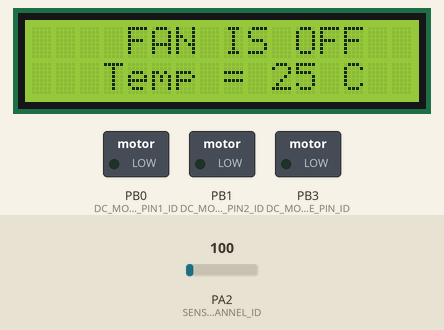
Bench run of a program on a simulated ATmega32, built with avr-gcc and emulated at 1 MHz. Shown: 16×2 character LCD, switched loads named in the program (green lamp = pin HIGH). Wiring (inferred from the names in the program): character LCD (HD44780): RS PD0; E PD2; data PC0, PC1, PC2, PC3, PC4, PC5, PC6, PC7. The test bench sets the inputs (shaded band); at power-on: PA2 (SENSOR_CHANNEL_ID) = 100. Pins used as bus, display or sensor lines are not drawn.

Above: at 1.2 s.
1.3 s: PA2 (SENSOR_CHANNEL_ID) set to 128
At 2.5 s:
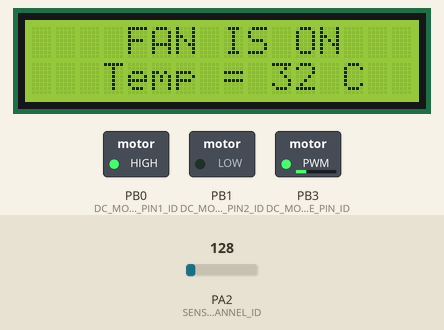
2.8 s: PA2 (SENSOR_CHANNEL_ID) set to 227
At 3.6 s:
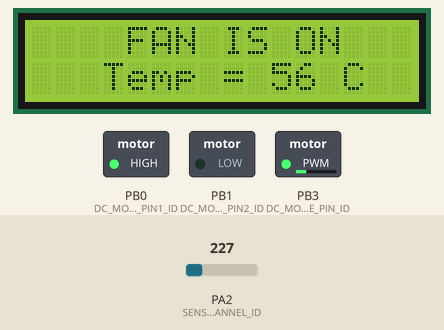
4.3 s: PA2 (SENSOR_CHANNEL_ID) set to 255
At 4.7 s:
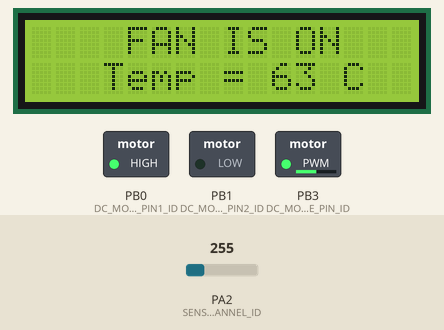
Timing chart, 0 to 7.3 s (numbered marks = the images above; inputs shaded):
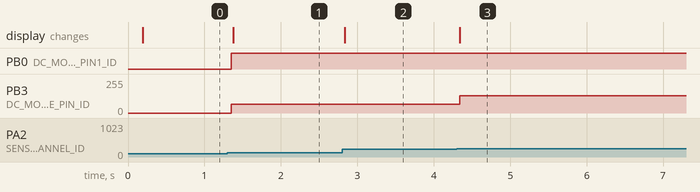

Measured:
- the behaviour switches between 119 and 120 on PA2 (SENSOR_CHANNEL_ID) (found by bisection; images 0 and 1)
- the behaviour switches between 239 and 240 on PA2 (SENSOR_CHANNEL_ID) (found by bisection; images 2 and 3)
- after the input at 1.3 s, PB0 (DC_MOTOR_INPUT_PIN1_ID): LOW → HIGH after 0.05 s; PB3 (DC_MOTOR_ENABLE_PIN_ID): 0/255 → 64/255 after 0.05 s; the display: changes after 0.08 s (image 1)
- after the input at 2.8 s, the display: changes at once (image 2)
- after the input at 4.3 s, PB3 (DC_MOTOR_ENABLE_PIN_ID): 64/255 → 128/255 at once; the display: changes at once (image 3)

The program:

main.c
```c
/**************************************************************************************************************
 *
 * MODULE: lm35_sensor
 *
 * FILE NAME: main.c
 *
 * Description: test the lm35_sensor with the ADC driver
 *
 * Created on: October 7, 2022
 *
 * Author: Saeed Elsayed
 *
 **************************************************************************************************************/

#include "lm35_sensor.h"
#include "lcd.h"
#include "adc.h"
#include <avr/io.h>
#include "DC_motor.h"
#include "gpio.h"


extern uint8 duty_cycle;   // call the variable in the DC_motor.c file which
// carry the duty_cylcle wanted to be generated by the PWM


/*
 * Description:
 * function that initialize the PWM mode for timer0
 */
void PWM_Timer0_Start(uint8 duty_cycle){  /* send to it the duty cycle required */
	TCNT0 = 0;  // clear the counter register at the beginning
	OCR0 = duty_cycle;  // Setup the compare value based on the required input duty cycle

	// Setup the PWM mode with Non-Inverting
	// Setup the prescaler with F_CPU/8
	TCCR0 =  (1<<WGM00) | (1<<WGM01) | (1<<COM01) | (1<<CS01);

}


int main(void){

	ADC_ConfigType ADC_config= {internal, F_CPU_8}; // configurations we want for the ADC

	uint8 result;      // the value of the temperature
	DC_speed  speedOfMotor = OFF;    // speed of motor
	LCD_init();     // initialize the LCD
	ADC_init(&ADC_config);  // initialize the ADC
	DcMotor_Init(); // initialize the DC motor
	LCD_displayStringRowColumn(0,4,"FAN IS OFF");   // display this statement which will be always displayed
	LCD_moveCursor(1,3); // move the cursor to row 1 and column 3
	LCD_displayString("Temp =    C");  // display this statement which will be always displayed

	while(1){

		result = LM35_getTemperature();   //get the temperature value from the ADC
		LCD_moveCursor(1,10);  // move the cursor to row 1 and column 10
		// display the result on the LCD
		if(result>=100)
		{

			LCD_integerToString(result);

		}
		else
		{
			// if the temperature become less than 100, the third digit will not be cleared,
			// so we want to display empty character to clear that digit
			LCD_integerToString(result);
			LCD_displayCharacter(' ');

		}
		// change the state of the motor and calculate the duty cycle based of the value of the temperature
		if(result >= 120){
			if(speedOfMotor == SPEED_100){

			}
			else
			{
				DcMotor_Rotate(CLOCK_WISE, 100);
				speedOfMotor = SPEED_100;
				PWM_Timer0_Start(duty_cycle);
			}
		}

		else if(result >= 90){
			if(speedOfMotor == SPEED_75){

			}
			else
			{
				DcMotor_Rotate(CLOCK_WISE, 75);
				speedOfMotor = SPEED_75;
				PWM_Timer0_Start(duty_cycle);
			}
		}

		else if(result >= 60){
			if(speedOfMotor == SPEED_50){

			}
			else
			{
				DcMotor_Rotate(CLOCK_WISE, 50);
				speedOfMotor = SPEED_50;
				PWM_Timer0_Start(duty_cycle);
			}
		}
		else if(result >= 30){
			if(speedOfMotor == SPEED_25){

			}
			else
			{
				DcMotor_Rotate(CLOCK_WISE, 25);
				speedOfMotor =SPEED_25;
				PWM_Timer0_Start(duty_cycle);
			}
		}
		else
		{
			DcMotor_Rotate(STOP, 0);
			speedOfMotor =OFF;
			PWM_Timer0_Start(duty_cycle);
		}

		if(speedOfMotor == OFF){
			LCD_moveCursor(0,11); // move the cursor to row 0 and column 11
			LCD_displayString("OFF"); // display the state of the FAN

		}
		else
		{
			LCD_moveCursor(0,11); // move the cursor to row 0 and column 11
			LCD_displayString("ON "); // display the state of the FAN
		}
	}


}
```

DC_motor.c
```c
/**************************************************************************************************************
 *
 * MODULE: DC motor
 *
 * FILE NAME: DC_motor.c
 *
 * Description: Source file for the DC motor driver
 *
 * Created on: October 9, 2022
 *
 * Author: Saeed Elsayed
 *
 **************************************************************************************************************/

#include "DC_motor.h"
#include "gpio.h"


uint8 duty_cycle;    // variable will carry the duty_cylcle wanted to be generated by the PWM

/*
 * Description:
 * function that initialize the DC motor
 */
void DcMotor_Init(){

	GPIO_setupPinDirection(DC_MOTOR_PORT_ID, DC_MOTOR_INPUT_PIN1_ID, PIN_OUTPUT); // make the two pins (which are input
	GPIO_setupPinDirection(DC_MOTOR_PORT_ID, DC_MOTOR_INPUT_PIN2_ID, PIN_OUTPUT); // for the DC motor) as output pins
	GPIO_setupPinDirection(DC_MOTOR_ENABLE_PORT_ID, DC_MOTOR_ENABLE_PIN_ID, PIN_OUTPUT); //make the enable pin as output pin
	GPIO_writePin(DC_MOTOR_PORT_ID, DC_MOTOR_INPUT_PIN1_ID, LOGIC_LOW);  // first clear both of them
	GPIO_writePin(DC_MOTOR_PORT_ID, DC_MOTOR_INPUT_PIN2_ID, LOGIC_LOW);  // to stop the DC motor

}

/*
 * Description:
 * function which determines the direction of rotation and speed of the DC motor
 */
void DcMotor_Rotate(DcMotor_State state,uint8 speed){
	if(state == STOP){              // if the state is off clear the two input pins of the motor
		                            // to prevent it from movement
		GPIO_writePin(DC_MOTOR_PORT_ID, DC_MOTOR_INPUT_PIN1_ID, LOGIC_LOW);
		GPIO_writePin(DC_MOTOR_PORT_ID, DC_MOTOR_INPUT_PIN2_ID, LOGIC_LOW);

	}
	else if(state == CLOCK_WISE){  // setting the first input pin of the motor and clearing the second will
		                           // make it rotate in the clock wise direction
		GPIO_writePin(DC_MOTOR_PORT_ID, DC_MOTOR_INPUT_PIN1_ID, LOGIC_HIGH);
		GPIO_writePin(DC_MOTOR_PORT_ID, DC_MOTOR_INPUT_PIN2_ID, LOGIC_LOW);

	}
	else if(state == ANTI_CLOCK_WISE){  // clearing the first input pin of the motor and setting the second will
                                        // make it rotate in the anti clock wise direction

		GPIO_writePin(DC_MOTOR_PORT_ID, DC_MOTOR_INPUT_PIN1_ID, LOGIC_LOW);
		GPIO_writePin(DC_MOTOR_PORT_ID, DC_MOTOR_INPUT_PIN2_ID, LOGIC_HIGH);

	}


// here the speed is ratio, and the maximum of the TNCT0 register is 255, so we will choose the duty
// cycle relevant to the TNCT0 maximum value to reach to the speed ratio wanted
	if(speed == 0){

		duty_cycle = 0;

	}

	else if(speed == 25){        //      speed is 25%

		duty_cycle = 64;         //      64/256 = 25%

		}
	else if(speed == 50){

		duty_cycle = 128;

		}
	else if(speed == 75){

		duty_cycle = 192;

		}
	else if(speed == 100){

		duty_cycle =255;

		}

}
```

DC_motor.h
```c
/**************************************************************************************************************
 *
 * MODULE: DC motor
 *
 * FILE NAME: DC_motor.h
 *
 * Description: Header file for the DC motor driver
 *
 * Created on: October 9, 2022
 *
 * Author: Saeed Elsayed
 *
 **************************************************************************************************************/

#ifndef DC_MOTOR_H_
#define DC_MOTOR_H_

#include "std_types.h"

#define DC_MOTOR_PORT_ID             PORTB_ID  // define the port we connect the pins of the motor to its pins

#define DC_MOTOR_INPUT_PIN1_ID       PIN0_ID   // define the first pin of the motor
#define DC_MOTOR_INPUT_PIN2_ID       PIN1_ID   // define the second pin of the motor

#define DC_MOTOR_ENABLE_PORT_ID      PORTB_ID  // define the port of the enable pin of the bridge
#define DC_MOTOR_ENABLE_PIN_ID       PIN3_ID   // define the pin of the enable pin of the bridge


typedef enum       // determine the direction of rotation of the DC motor
{
   STOP, CLOCK_WISE, ANTI_CLOCK_WISE
}DcMotor_State;

typedef enum{      // determine the mode of speed of the DC motor
	OFF, SPEED_25, SPEED_50, SPEED_75, SPEED_100
}DC_speed;

/*
 * Description:
 * function that initialize the DC motor
 */
void DcMotor_Init(void);


/*
 * Description:
 * function which determine the direction of rotation and speed
 */
void DcMotor_Rotate(DcMotor_State state,uint8 speed);

#endif /* DC_MOTOR_H_ */
```

adc.c
```c
/**************************************************************************************************************
 *
 * MODULE: ADC
 *
 * FILE NAME: adc.c
 *
 * Description: Source file for the ADC driver
 *
 * Created on: October 7 , 2022
 *
 * Author: Saeed Elsayed
 *
 **************************************************************************************************************/

#include "adc.h"
#include <avr/io.h>
#include "common_macros.h"
/*
 * Description:
 * function that initialize the ADC
 */
void ADC_init(const ADC_ConfigType* Config_Ptr)  // send the prescaler wanted and the reference volt as a struct
{

	ADMUX |= ((Config_Ptr->ref_volt)<<6);    // choose the reference volt
	SET_BIT(ADCSRA,ADEN);         // enable the ADC
	ADCSRA |= Config_Ptr->prescaler;   // choose the prescaler

}


/*
 * Description:
 * read the analog data from a specific channel and use the ADC to convert it to digital
 */
uint16 ADC_readChannel(uint8 ch_num)
{

	ch_num&=0x07;              // make sure the number is not greater than 7 as the AVR have only 8 analog pins
	ADMUX &= 0xE0;             // clear the first five pins of ADMUX as they which specify the channel
	ADMUX |= ch_num;           // determine the channel number
	SET_BIT(ADCSRA,ADSC);      // start the conversion
	while(BIT_IS_CLEAR(ADCSRA,ADIF));   // wait until the conversion is complete so the flag will be set
	SET_BIT(ADCSRA,ADIF);               // clear the flag by writing one to it
	return ADC;                         // read the value of the ADC

}
```

adc.h
```c
/**************************************************************************************************************
 *
 * MODULE: ADC
 *
 * FILE NAME: adc.h
 *
 * Description: Header file for the ADC driver
 *
 * Created on: October 7 , 2022
 *
 * Author: Saeed Elsayed
 *
 **************************************************************************************************************/


#ifndef ADC_H_
#define ADC_H_

#include "std_types.h"

#define ADC_MAXIMUM_VALUE          1023             // the ADC in the AVR has 10 pins that carry its value
#define ADC_REF_VOLT_VALUE         2.56             // we choose what we like

typedef enum                    // enum for the different types of the ADC reference volt
{
	AREF, AVCC, internal = 3
}ADC_ReferenceVolatge;

typedef enum                    // enum for the different types of the ADC prescaler
{
	F_CPU_2 = 1, F_CPU_4, F_CPU_8, F_CPU_16, F_CPU_32, F_CPU_64, F_CPU_128
}ADC_Prescaler;

typedef struct      // struct that will be passed to the initialization function to choose the reference volt
{                   // and the prescaler
	ADC_ReferenceVolatge ref_volt;
	ADC_Prescaler prescaler;

}ADC_ConfigType;


/*
 * Description:
 * function that initialize the ADC
 */
void ADC_init(const ADC_ConfigType* Config_Ptr);


/*
 * Description:
 * read the analog data from a specific channel and use the ADC to convert it to digital
 */
uint16 ADC_readChannel(uint8 ch_num);

#endif /* ADC_H_ */
```

lm35_sensor.c
```c
/**************************************************************************************************************
 *
 * MODULE: lm35_sensor
 *
 * FILE NAME: lm35_sensor.c
 *
 * Description: Source file for the lm35_sensor driver
 *
 * Created on: October 7, 2022
 *
 * Author: Saeed Elsayed
 *
 **************************************************************************************************************/

#include "lm35_sensor.h"
#include "adc.h"

/*
 * Description:
 * function that initialize the LM35 sensor
 */
uint8 LM35_getTemperature(){
	uint16 ADC_value;
	uint8 TEMP_value;

	ADC_value = ADC_readChannel(SENSOR_CHANNEL_ID);     // take the digital value of the ADC which represent
                                                        // the analog value of the sensor
	//calculate the temperature value using the equation of the sensor temperature
	TEMP_value = (uint8)(((uint32)ADC_value*SENSOR_MAX_TEMPERATURE*ADC_REF_VOLT_VALUE)/(ADC_MAXIMUM_VALUE*SENSOR_MAX_VOLT_VALUE));
	return TEMP_value;   // return the value of the temperature
}
```

lm35_sensor.h
```c
/**************************************************************************************************************
 *
 * MODULE: lm35_sensor
 *
 * FILE NAME: lm35_sensor.h
 *
 * Description: Header file for the lm35_sensor driver
 *
 * Created on: October 7, 2022
 *
 * Author: Saeed Elsayed
 *
 **************************************************************************************************************/


#ifndef LM35_SENSOR_H_
#define LM35_SENSOR_H_

#include "std_types.h"

#define SENSOR_CHANNEL_ID           2           // the analog pin in port A which the sensor is connected to
#define SENSOR_MAX_VOLT_VALUE       1.5
#define SENSOR_MAX_TEMPERATURE      150


/*
 * Description:
 * function that get the temperature from the ADC
 */
uint8 LM35_getTemperature(void);

#endif /* LM35_SENSOR_H_ */
```

lcd.h
```c
/**************************************************************************************************************
 *
 * MODULE: LCD
 *
 * FILE NAME: lcd.h
 *
 * Description: Header file for the LCD driver
 *
 * Created on: October 5, 2022
 *
 * Author: Saeed Elsayed
 *
 **************************************************************************************************************/


#ifndef LCD_H_
#define LCD_H_

#include "std_types.h"

/**********************************************************************************
 *                                  Definitions                                   *
 **********************************************************************************/

#define LCD_DATA_BITS_MODE            8

#if (LCD_DATA_BITS_MODE !=4  && LCD_DATA_BITS_MODE !=8)

#error "number of data bits should be equal 4 or 8"

#endif


#define LCD_RS_PORT_ID                PORTD_ID
#define LCD_RS_PIN_ID                 PIN0_ID

#define LCD_E_PORT_ID                 PORTD_ID
#define LCD_E_PIN_ID                  PIN2_ID

#define LCD_DATA_PORT_ID              PORTC_ID

#if (LCD_DATA_BITS_MODE ==4)     // configuration for the 4 bits data mode

#define LCD_DB4_PIN_ID                PIN3_ID
#define LCD_DB5_PIN_ID                PIN4_ID
#define LCD_DB6_PIN_ID                PIN5_ID
#define LCD_DB7_PIN_ID                PIN6_ID

#endif

#define LCD_CLEAR_COMMAND                    0x01
#define LCD_GO_TO_HOME                       0x02
#define LCD_TWO_LINES_EIGHT_BITS_MODE        0x38
#define LCD_TWO_LINES_FOUR_BITS_MODE         0x28
#define LCD_TWO_LINES_FOUR_BITS_MODE_INIT1   0x33
#define LCD_TWO_LINES_FOUR_BITS_MODE_INIT2   0x32
#define LCD_CURSOR_OFF                       0x0C
#define LCD_CURSOR_ON                        0x0E
#define LCD_SET_CURSOR_LOCATION              0x80

/**********************************************************************************
 *                           Functions Prototypes                                 *
 **********************************************************************************/

/*
 * Description:
 * Initialize the LCD:
 * 1- setup the LCD pins direction by using the GPIO driver
 * 2- setup the LCD data mode
 */
void LCD_init(void);

/*
 * Description:
 * the function that sends the commands to the LCD
 * */
void LCD_sendCommand(uint8 command);

/*
 * Description:
 * display any character on the screen
 */
void LCD_displayCharacter(uint8 data);

/*
 * Description:
 * display any string on the screen
 */
void LCD_displayString(const char *Str);

/*
 * Description:
 * begin to write the first character from any place by moving the cursor to that place
 */
void LCD_moveCursor(uint8 row, uint8 col);

/*
 * Description:
 * write a string on a specific row and a specific column
 */
void LCD_displayStringRowColumn(uint8 row, uint8 col, const char *Str);

/*
 * Description:
 * display an integer on the screen as a string
 */
void LCD_integerToString(int data);

/*
 * Description:
 * delete any thing from the screen
 */
void LCD_clearScrean(void);

#endif /* LCD_H_ */
```

common_macros.h
```c
/**************************************************************************************************************
 *
 * MODULE: Common-Macros
 *
 * FILE NAME: common_macros.h
 *
 * Description: Commonly used macros
 *
 * Created on: October 5, 2022
 *
 * Author: Saeed Elsayed
 *
 **************************************************************************************************************/


#ifndef COMMON_MACROS_H_
#define COMMON_MACROS_H_

#define SIZE_OF_ADDRESS_REGISTER 8

/* set a bit in any register */
#define SET_BIT(REG, BIT_NUM)    (REG|=(1<<BIT_NUM))

/* clear a bit in any register */
#define CLEAR_BIT(REG, BIT_NUM)  (REG&=~(1<<BIT_NUM))

/*toggle a bit in any register*/
#define TOGGLE_BIT(REG, BIT_NUM) (REG^=(1<<BIT_NUM))

/* Rotate right the register value with specific number of rotates */
#define ROR(REG, NUM) (REG = (REG>>NUM) | (REG<<(SIZE_OF_ADDRESS_REGISTER-NUM)))

/* Rotate left the register value with specific number of rotates */
#define ROL(REG, NUM) (REG = (REG<<NUM) | (REG>>(SIZE_OF_ADDRESS_REGISTER-NUM)))

/* return 1 if the bit is set and 0 it not */
#define BIT_IS_SET(REG, BIT_NUM) (REG & (1<<BIT_NUM))

/* return 1 if the bit is cleared and 0 it not */
#define BIT_IS_CLEAR(REG, BIT_NUM) (!(REG & (1<<BIT_NUM)))

/* return the value of a specific bit */
#define GET_BIT(REG, BIT_NUM) ((REG & (1<<BIT_NUM))>>BIT_NUM)

#endif /* COMMON_MACROS_H_ */
```

std_types.h
```c
/**************************************************************************************************************
 *
 * MODULE: Common-Platform Types Abstraction
 *
 * FILE NAME: std_types.h
 *
 * Description: Types for AVR
 *
 * Created on: October 5, 2022
 *
 * Author: Saeed Elsayed
 *
 **************************************************************************************************************/

#ifndef STD_TYPES_H_
#define STD_TYPES_H_

typedef unsigned char boolean;

#ifndef FALSE
#define FALSE       (0u)
#endif

#ifndef TRUE
#define TRUE        (1u)
#endif

#define LOGIC_HIGH  (1u)
#define LOGIC_LOW   (0u)

#define NULL_PTR    ((void)*0)

typedef unsigned char       uint8;
typedef signed char         sint8;
typedef unsigned short      uint16;
typedef signed short        sint16;
typedef unsigned long       uint32;
typedef signed long         sint32;
typedef unsigned long long  uint64;
typedef signed long long    sint64;
typedef float               float32;
typedef double              flaot64;

#endif /* STD_TYPES_H_ */
```

Source omitted: lcd.c (7531 bytes), gpio.c (6722 bytes), gpio.h (3092 bytes)
